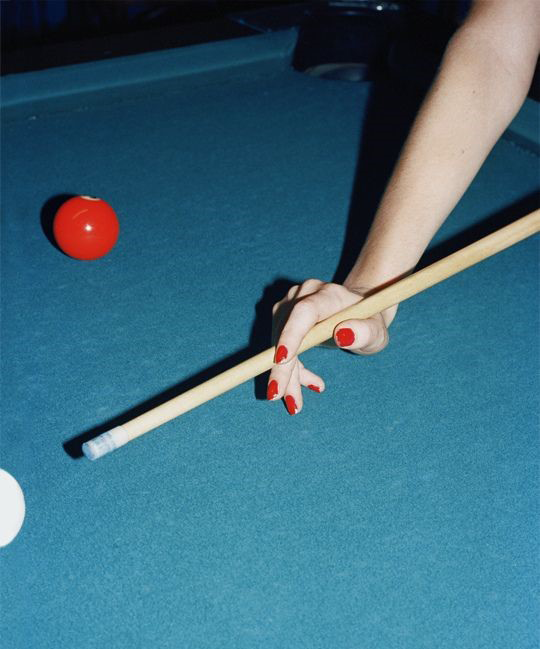
#> input picture material/pic.bmp, 540 x 649 px
$ python -i segment_function.py   (imports and definitions only)
#> lines starting #> are read from the running program, lines starting #| are printed output that depends on the picture; after the words box and inside, x2 and y2 are one past the last pixel; in counts of white or black regions, pixels touching at a corner belong together
import cv2
import numpy as np
from sklearn.mixture import GaussianMixture
from scipy.stats import norm
import matplotlib.pyplot as plt
from time import time
import os
from itertools import combinations
from PIL import Image
from itertools import combinations, permutations
# from shapely.geometry import Polygon, Point

# [6 lines left out: function load_image, not called in this run]

def get_convex_hull(img):
    img = img.copy()

    n, labels, stats, centroids = cv2.connectedComponentsWithStats(img)
    if n == 1:
        img[...] = 0
        pixels = np.array([[0,0]])
        area = 1
    else:
        max_index = stats[1:, cv2.CC_STAT_AREA].argmax() + 1
        img[labels != max_index] = 0
        img[labels == max_index] = 255
        pixels = np.transpose(np.where(labels == max_index))
        area = stats[max_index, cv2.CC_STAT_AREA]

    hull = cv2.convexHull(pixels).reshape(-1, 2)
    hull[:, [0, 1]]= hull[:, [1, 0]]

    return hull, area

def group_hull_vertex(hull, distance_threshold=0):
    '''
    Merge points in hull that are close to each other.
    '''
    vertex = list(hull)
    for i, u in enumerate(vertex):
        for j, v in enumerate(vertex):
            if i == j or u is None or v is None: continue
            if np.linalg.norm(u-v) < distance_threshold:
                vertex[i] = np.maximum(u, v)
                # vertex[i] = (u+v)//2
                vertex[j] = None
    hull = np.array([x for x in vertex if x is not None])

    return hull

def group_hull_edge(hull, angle_threshold=0.75):
    vertex = [hull[0], hull[1]]

    for i, u in enumerate(hull[2:]):
        # cross = np.cross(u-v, v-w) / np.linalg.norm(u-v) / np.linalg.norm(v-w)
        v, w = vertex[-1] - vertex[-2], u - vertex[-1]
        cos = np.dot(v, w) / np.linalg.norm(v) / np.linalg.norm(w)
        if cos > angle_threshold:
            vertex[-1] = u
        else:
            vertex.append(u)

    return np.array(vertex)

def get_candidate_edges(hull, width, height, EDGE_PROXIMITY=10):
    edges = []
    for i, (u, v) in enumerate(zip(hull, np.vstack((hull[1:], hull[:1])))):
            # Ignore hull edges that are near image edges
            if u[0] < EDGE_PROXIMITY and v[0] < EDGE_PROXIMITY: continue
            if u[1] < EDGE_PROXIMITY and v[1] < EDGE_PROXIMITY: continue
            if u[0] > width - EDGE_PROXIMITY and v[0] > width - EDGE_PROXIMITY: continue
            if u[1] > height - EDGE_PROXIMITY and v[1] > height - EDGE_PROXIMITY: continue
            edges.append((u, v))

    return np.array(edges)

# [29 lines left out: functions line_intersection, line_segment_intersection, not called in this run]

def find_corners(edges, width, height, angle_threshold_parallel=0.9, angle_threshold_perpendicular=0.95):
    # Find longest edge
    max_edge = -1
    max_dist = 0
    for i, edge in enumerate(edges):
        dist = np.linalg.norm(edge[1] - edge[0])
        if dist > max_dist:
            max_dist = dist
            max_edge = i

    if max_edge == -1:
        return np.array([[0, 0], [width, 0], [width, height], [0, height]]), \
                -1,-1,-1,-1
    _max_edge = edges[max_edge][1] - edges[max_edge][0]

    # Find longest edge's parallel
    max_edge_parallel = -1
    max_dist_parallel = 0
    for i, edge in enumerate(edges):
        if i == max_edge: continue
        dist = np.linalg.norm(edge[1] - edge[0])
        # Check if parallel
        cos = np.dot(_max_edge, edge[1] - edge[0]) / dist / max_dist
        if abs(cos) < angle_threshold_parallel: continue

        if dist > max_dist_parallel:
            max_dist_parallel = dist
            max_edge_parallel = i

    # Find longest edge's perpendicular1
    max_edge_p1 = -1
    max_dist_p1 = 0
    for i, edge in enumerate(edges):
        if i == max_edge: continue
        if i == max_edge_parallel: continue
        dist = np.linalg.norm(edge[1] - edge[0])
        # Check if not parallel
        cos = np.dot(_max_edge, edge[1] - edge[0]) / dist / max_dist
        if abs(cos) > angle_threshold_perpendicular: continue

        if dist > max_dist_p1:
            max_dist_p1 = dist
            max_edge_p1 = i

    # Find longest edge's perpendicular2
    max_edge_p2 = -1
    max_dist_p2 = 0
    for i, edge in enumerate(edges):
        if i == max_edge: continue
        if i == max_edge_parallel: continue
        if i == max_edge_p1: continue
        dist = np.linalg.norm(edge[1] - edge[0])
        # Check if not parallel
        cos = np.dot(_max_edge, edge[1] - edge[0]) / dist / max_dist
        if abs(cos) > angle_threshold_perpendicular: continue

        if dist > max_dist_p2:
            max_dist_p2 = dist
            max_edge_p2 = i

    if max_edge == -1 or max_edge_parallel == -1 or max_edge_p1 == -1 or max_edge_p2 == -1:
        return np.array([[0, 0], [width, 0], [width, height], [0, height]]), \
                max_edge, max_edge_parallel, max_edge_p1, max_edge_p2

    return np.array([line_intersection(edges[max_edge], edges[max_edge_p1]),
                     line_intersection(edges[max_edge_p1], edges[max_edge_parallel]),
                     line_intersection(edges[max_edge_parallel], edges[max_edge_p2]),
                     line_intersection(edges[max_edge_p2], edges[max_edge]),], dtype=np.int32), \
            max_edge, max_edge_parallel, max_edge_p1, max_edge_p2

# [9 lines left out: function order_points, not called in this run]

def get_color_mask(img_hsv, lower_bound, upper_bound):
    hist = img_hsv[np.where(cv2.inRange(img_hsv[..., 0], lower_bound, upper_bound))]
    X = np.random.choice(hist[..., 1], 1000)

    # Calculate Gaussian Mixture Model
    gm = GaussianMixture(n_components=2, covariance_type='spherical', random_state=42).fit(X.reshape(-1, 1))

    # [12 lines of commented-out code are left out]

    max_index = gm.means_.reshape(-1).argmax()
    gm_lower = gm.means_[max_index, 0] - 3*np.sqrt(gm.covariances_[max_index])
    gm_upper = gm.means_[max_index, 0] + 3*np.sqrt(gm.covariances_[max_index])

    ## GET COLOR MASK

    # Create color segmentation mask
    lower = (lower_bound, gm_lower, 60)
    upper = (upper_bound, gm_upper, 255)
    img_masked = cv2.inRange(img_hsv, lower, upper)

    hull, area = get_convex_hull(img_masked)

    return hull, area, img_masked


def detect_billiards_table(img):
    height, width = img.shape[:2]
    t = time()

    # Blur image
    img_blur = cv2.GaussianBlur(img, (11, 11), 0)


    # Convert to HSV color space and equalize histogram
    img_hsv = cv2.cvtColor(img_blur, cv2.COLOR_BGR2HSV)
    # img_hsv[1] = cv2.equalizeHist(img_hsv[1])
    # img_hsv[2] = cv2.equalizeHist(img_hsv[2])

    hull_blue, area_blue, img_masked = get_color_mask(img_hsv, 80, 130)
    hull_green, area_green, img_masked = get_color_mask(img_hsv, 40, 70)

    # Determine larger hull
    if area_blue > area_green:
        hull = hull_blue
        area = area_blue
    else:
        hull = hull_green
        area = area_green

    distance_threshold = np.sqrt(area) * 0.02
    hull = group_hull_vertex(hull, distance_threshold)

    angle_threshold=0.99
    hull = group_hull_edge(hull, angle_threshold)

    # [6 lines of commented-out code are left out]

    EDGE_PROXIMITY = width * 0.02

    edges = get_candidate_edges(hull, width, height, EDGE_PROXIMITY)

    # img_hull = cv2.polylines(img.copy(), edges, isClosed=False, color=(0,0,255), thickness=2)
    # cv2_imshow(img_hull)

    angle_threshold_parallel = 0.85
    angle_threshold_perpendicular = 0.95

    pts, max_edge, max_edge_parallel, max_edge_p1, max_edge_p2 = find_corners(
        edges, width, height, angle_threshold_parallel, angle_threshold_perpendicular)

    img_hull = img.copy()
    img_hull = cv2.polylines(img_hull, [edges[max_edge]], isClosed=False, color=(0,0,255), thickness=3)
    img_hull = cv2.polylines(img_hull, [edges[max_edge_parallel]], isClosed=False, color=(0,255,0), thickness=3)
    img_hull = cv2.polylines(img_hull, [edges[max_edge_p1]], isClosed=False, color=(0,255,255), thickness=3)
    img_hull = cv2.polylines(img_hull, [edges[max_edge_p2]], isClosed=False, color=(255,0,255), thickness=3)
    # cv2_imshow(img_hull)

    # print(time() - t)

    BORDER_WIDTH = 100
    border_pts = pts + [BORDER_WIDTH, BORDER_WIDTH]
    img = cv2.copyMakeBorder(img, BORDER_WIDTH, BORDER_WIDTH, BORDER_WIDTH, BORDER_WIDTH, cv2.BORDER_CONSTANT)
    img = cv2.polylines(img, [border_pts], isClosed=True, color=(0,0,255), thickness=2)

    return img, img_hull, order_points(pts) / [width, height]


# [8 lines left out: function line_intersection, not called in this run]


def order_points(pts):
    def centeroidpython(data):
        x, y = zip(*data)
        l = len(x)
        return sum(x) / l, sum(y) / l

    centroid_x, centroid_y = centeroidpython(pts)
    xy_sorted = sorted(pts, key = lambda x: np.arctan2((x[1]-centroid_y),(x[0]-centroid_x)))
    return np.array(xy_sorted)

>>> import cv2
>>> picture = cv2.imread('../../material/pic.bmp')
#> picture is the input picture: shape (649, 540, 3); mean B, G, R 126.5, 107.7, 60.6
>>> result = detect_billiards_table(picture)
#> in detect_billiards_table, `img_hsv = cv2.cvtColor(img_blur, cv2.COLOR_BGR2HSV)`: img_hsv: shape (649, 540, 3); mean H, S, V 90.1, 154.6, 132.4
#> in get_color_mask, `X = np.random.choice(hist[..., 1], 1000)`: X = 1000 values, max 219 at index 202, min 5 at index 21, mean 167.5
#> in get_color_mask, `max_index = gm.means_.reshape(-1).argmax()`: max_index = 1
#> in get_color_mask, `gm_lower = gm.means_[max_index, 0] - 3*np.sqrt(gm.covariances_[max_ind..`: gm_lower = 113.9
#> in get_color_mask, `gm_upper = gm.means_[max_index, 0] + 3*np.sqrt(gm.covariances_[max_ind..`: gm_upper = 238.7
#> in get_color_mask, `lower = (lower_bound, gm_lower, 60)`: lower = (80, 113.9, 60)
#> in get_color_mask, `upper = (upper_bound, gm_upper, 255)`: upper = (130, 238.7, 255)
#> in get_color_mask, `img_masked = cv2.inRange(img_hsv, lower, upper)`:
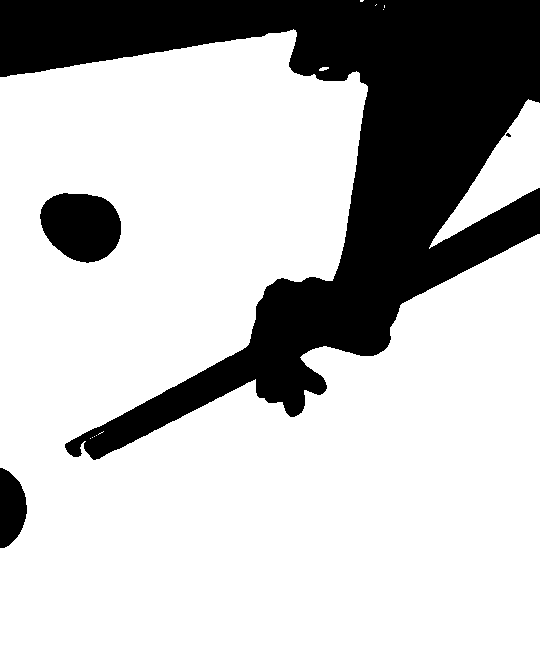
#> img_masked: shape (649, 540); 74.2% white; 4 black regions (1 under 20 px), largest, box (x1, y1, x2, y2) and area: (0, 0, 540, 460) 84260, (40, 193, 121, 263) 4375, (0, 468, 27, 548) 1618
#> in get_convex_hull, `n, labels, stats, centroids = cv2.connectedComponentsWithStats(img)`:
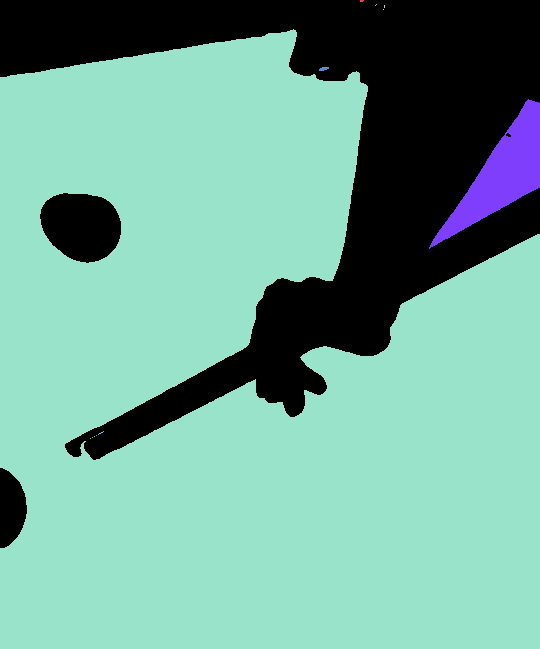
#> labels: shape (649, 540) int32; 13 distinct labels, from 0 to 12; one colour per label, 0 black
#> in get_convex_hull, `n, labels, stats, centroids = cv2.connectedComponentsWithStats(img)`: n = 13; stats = 13 rows, first 6: [0, 0, 540, 548, 90267], [360, 0, 4, 2, 7], [375, 4, 2, 2, 2], [384, 5, 1, 3, 3], [383, 9, 1, 1, 1], [0, 29, 540, 620, 254364]; centroids = 13 rows, first 8: [315.7, 167.6], [361.3, 0.429], [375.5, 4.5], [384, 6], [383, 9], [247.8, 383], [323.3, 68.38], [501.3, 174]
#> in get_convex_hull, `max_index = stats[1:, cv2.CC_STAT_AREA].argmax() + 1`: max_index = 5
#> in get_convex_hull, `img[labels != max_index] = 0`:
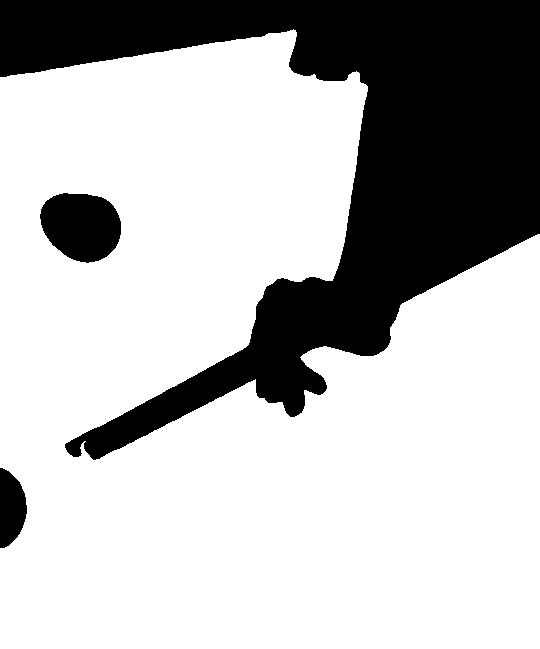
#> img: shape (649, 540); 72.6% white; 3 black regions, box (x1, y1, x2, y2) and area: (0, 0, 540, 460) 90103, (40, 193, 121, 263) 4375, (0, 468, 27, 548) 1618
#> in get_convex_hull, `pixels = np.transpose(np.where(labels == max_index))`: pixels = 254364 pairs, first value 29 to 648, second value 0 to 539
#> in get_convex_hull, `area = stats[max_index, cv2.CC_STAT_AREA]`: area = 254364
#> in get_convex_hull, `hull = cv2.convexHull(pixels).reshape(-1, 2)`: hull = [[648, 539], [234, 539], [72, 358], [30, 295], [29, 293], [33, 268], [75, 10], [77, 0], [648, 0]]
#> in get_color_mask, `hull, area = get_convex_hull(img_masked)`: hull = [[539, 648], [539, 234], [358, 72], [295, 30], [293, 29], [268, 33], [10, 75], [0, 77], [0, 648]]; area = 254364
#> in detect_billiards_table, `hull_blue, area_blue, img_masked = get_color_mask(img_hsv, 80, 130)`: hull_blue has the same summary as hull in get_color_mask
#> call 2 of get_color_mask, with lower_bound = 40, upper_bound = 70
#> in get_color_mask (call 2), `hist = img_hsv[np.where(cv2.inRange(img_hsv[..., 0], lower_bound, uppe..`: hist = 612 rows, first 8: [60, 32, 8], [60, 32, 8], [60, 32, 8], [60, 32, 8], [60, 32, 8], [60, 32, 8], [60, 32, 8], [60, 6, 44]
#> in get_color_mask (call 2), `X = np.random.choice(hist[..., 1], 1000)`: X = 1000 values, max 61 at index 872, min 1 at index 13, mean 20.07
#> in get_color_mask (call 2), `gm_lower = gm.means_[max_index, 0] - 3*np.sqrt(gm.covariances_[max_ind..`: gm_lower = -2.49
#> in get_color_mask (call 2), `gm_upper = gm.means_[max_index, 0] + 3*np.sqrt(gm.covariances_[max_ind..`: gm_upper = 54.53
#> in get_color_mask (call 2), `lower = (lower_bound, gm_lower, 60)`: lower = (40, -2.49, 60)
#> in get_color_mask (call 2), `upper = (upper_bound, gm_upper, 255)`: upper = (70, 54.53, 255)
#> in get_color_mask (call 2), `img_masked = cv2.inRange(img_hsv, lower, upper)`:
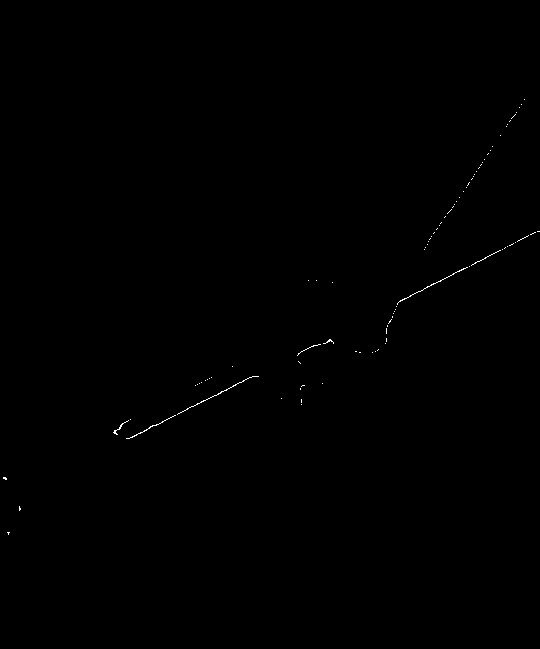
#> img_masked: shape (649, 540); 0.15% white in thin lines or dots, all inside (x1, y1, x2, y2) = (3, 99, 540, 535)
#> in get_convex_hull (call 2), `n, labels, stats, centroids = cv2.connectedComponentsWithStats(img)`: labels: shape (649, 540) int32; 94 distinct labels, from 0 to 93
#> in get_convex_hull (call 2), `n, labels, stats, centroids = cv2.connectedComponentsWithStats(img)`: n = 94; stats = 94 rows, first 6: [0, 0, 540, 649, 349937], [524, 99, 1, 1, 1], [521, 104, 1, 1, 1], [519, 107, 1, 1, 1], [516, 112, 1, 1, 1], [511, 114, 5, 5, 5]; centroids = 94 pairs, first value 4.56 to 538, second value 99 to 532.6
#> in get_convex_hull (call 2), `max_index = stats[1:, cv2.CC_STAT_AREA].argmax() + 1`: max_index = 74
#> in get_convex_hull (call 2), `img[labels != max_index] = 0`:
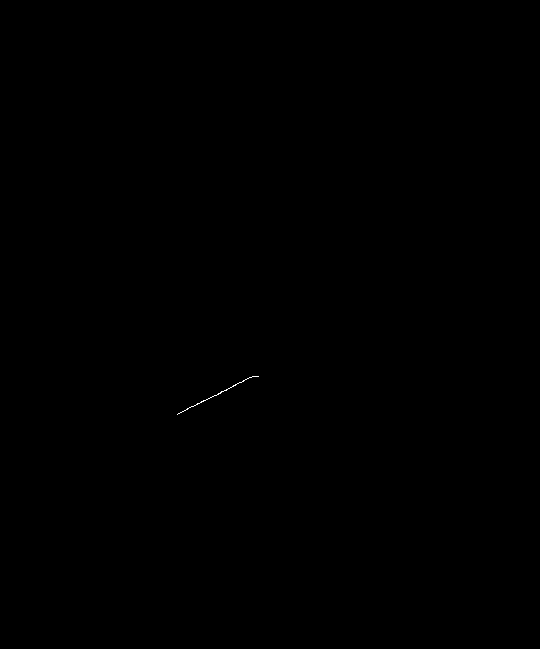
#> img: shape (649, 540); 0.03% white in thin lines or dots, all inside (x1, y1, x2, y2) = (177, 376, 259, 415)
#> in get_convex_hull (call 2), `pixels = np.transpose(np.where(labels == max_index))`: pixels = 93 pairs, first value 376 to 414, second value 177 to 258
#> in get_convex_hull (call 2), `area = stats[max_index, cv2.CC_STAT_AREA]`: area = 93
#> in get_convex_hull (call 2), `hull = cv2.convexHull(pixels).reshape(-1, 2)`: hull = [[414, 177], [376, 258], [376, 252], [377, 249], [408, 187], [413, 178]]
#> in get_color_mask (call 2), `hull, area = get_convex_hull(img_masked)`: hull = [[177, 414], [258, 376], [252, 376], [249, 377], [187, 408], [178, 413]]; area = 93
#> in detect_billiards_table, `hull_green, area_green, img_masked = get_color_mask(img_hsv, 40, 70)`: hull_green has the same summary as hull in get_color_mask
#> in detect_billiards_table, `hull = hull_blue`: hull = [[539, 648], [539, 234], [358, 72], [295, 30], [293, 29], [268, 33], [10, 75], [0, 77], [0, 648]]
#> in detect_billiards_table, `area = area_blue`: area = 254364
#> in detect_billiards_table, `distance_threshold = np.sqrt(area) * 0.02`: distance_threshold = 10.09
#> in group_hull_vertex, `vertex = list(hull)`: vertex has the same summary as hull in detect_billiards_table
#> the loop in group_hull_vertex, `for i, u in enumerate(vertex):` made 9 passes
#> after the loop in group_hull_vertex, `for i, u in enumerate(vertex):`: vertex = 9 items
#> in group_hull_vertex, `hull = np.array([x for x in vertex if x is not None])`: hull = [[539, 648], [539, 234], [358, 72], [295, 30], [268, 33], [10, 75], [0, 77], [0, 648]]
#> in group_hull_edge, `vertex = [hull[0], hull[1]]`: vertex = [[539, 648], [539, 234]]
#> the loop in group_hull_edge, `for i, u in enumerate(hull[2:]):` made 6 passes
#> (u, v, w, cos) on passes 1 to 6: ([358, 72], [0, -414], [-181, -162], 0.667), ([295, 30], [-181, -162], [-63, -42], 0.99), ([268, 33], [-63, -42], [-27, 3], 0.766), ([10, 75], [-27, 3], [-258, 42], 0.999), ([0, 77], [-285, 45], [-10, 2], 0.999), ([0, 648], [-295, 47], [0, 571], 0.157)
#> after the loop in group_hull_edge, `for i, u in enumerate(hull[2:]):`: vertex = [[539, 648], [539, 234], [358, 72], [295, 30], [0, 77], [0, 648]]
#> in detect_billiards_table, `hull = group_hull_edge(hull, angle_threshold)`: hull has the same summary as vertex in group_hull_edge
#> the loop in get_candidate_edges, `for i, (u, v) in enumerate(zip(hull, np.vstack((hull[1:], hull[:1])))):` made 6 passes
#> (u, v) on passes 1 to 6: ([539, 648], [539, 234]), ([539, 234], [358, 72]), ([358, 72], [295, 30]), ([295, 30], [0, 77]), ([0, 77], [0, 648]), ([0, 648], [539, 648])
#> after the loop in get_candidate_edges, `for i, (u, v) in enumerate(zip(hull, np.vstack((hull[1:], hull[:1])))):`: edges = [([539, 234], [358, 72]), ([358, 72], [295, 30]), ([295, 30], [0, 77])]
#> the loop in find_corners, `for i, edge in enumerate(edges):` made 3 passes
#> (edge, dist, max_dist, max_edge) on passes 1, 3: ([[539, 234], [358, 72]], 242.9, 242.9, 0), ([[295, 30], [0, 77]], 298.7, 298.7, 2)
#> (edge, dist) on pass 2: ([[358, 72], [295, 30]], 75.72)
#> after the loop in find_corners, `for i, edge in enumerate(edges):`: max_dist = 298.7; max_edge = 2
#> the loop in find_corners, `for i, edge in enumerate(edges):` made 3 passes
#> (edge, dist, cos) on passes 1 to 2: ([[539, 234], [358, 72]], 242.9, 0.631), ([[358, 72], [295, 30]], 75.72, 0.734)
#> after the loop in find_corners, `for i, edge in enumerate(edges):`: max_dist_parallel = 0; max_edge_parallel = -1
#> the loop in find_corners, `for i, edge in enumerate(edges):` made 3 passes
#> (edge, dist, cos, max_dist_p1, max_edge_p1) on pass 1: ([[539, 234], [358, 72]], 242.9, 0.631, 242.9, 0)
#> after the loop in find_corners, `for i, edge in enumerate(edges):`: max_dist_p1 = 242.9; max_edge_p1 = 0
#> the loop in find_corners, `for i, edge in enumerate(edges):` made 3 passes
#> (edge, dist, cos, max_dist_p2, max_edge_p2) on pass 2: ([[358, 72], [295, 30]], 75.72, 0.734, 75.72, 1)
#> after the loop in find_corners, `for i, edge in enumerate(edges):`: max_dist_p2 = 75.72; max_edge_p2 = 1
#> in detect_billiards_table, `pts, max_edge, max_edge_parallel, max_edge_p1, max_edge_p2 = find_corn..`: pts = [[0, 0], [540, 0], [540, 649], [0, 649]]; max_edge = 2; max_edge_parallel = -1; max_edge_p1 = 0; max_edge_p2 = 1
#> in detect_billiards_table, `img_hull = cv2.polylines(img_hull, [edges[max_edge_p2]], isClosed=Fals..`:
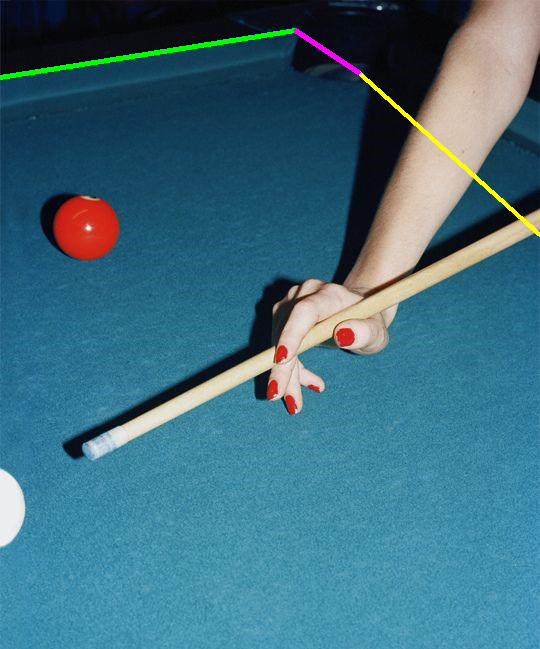
#> img_hull: shape (649, 540, 3); mean B, G, R 126.3, 109.1, 61.3
#> in detect_billiards_table, `border_pts = pts + [BORDER_WIDTH, BORDER_WIDTH]`: border_pts = [[100, 100], [640, 100], [640, 749], [100, 749]]
#> in detect_billiards_table, `img = cv2.polylines(img, [border_pts], isClosed=True, color=(0,0,255),..`:
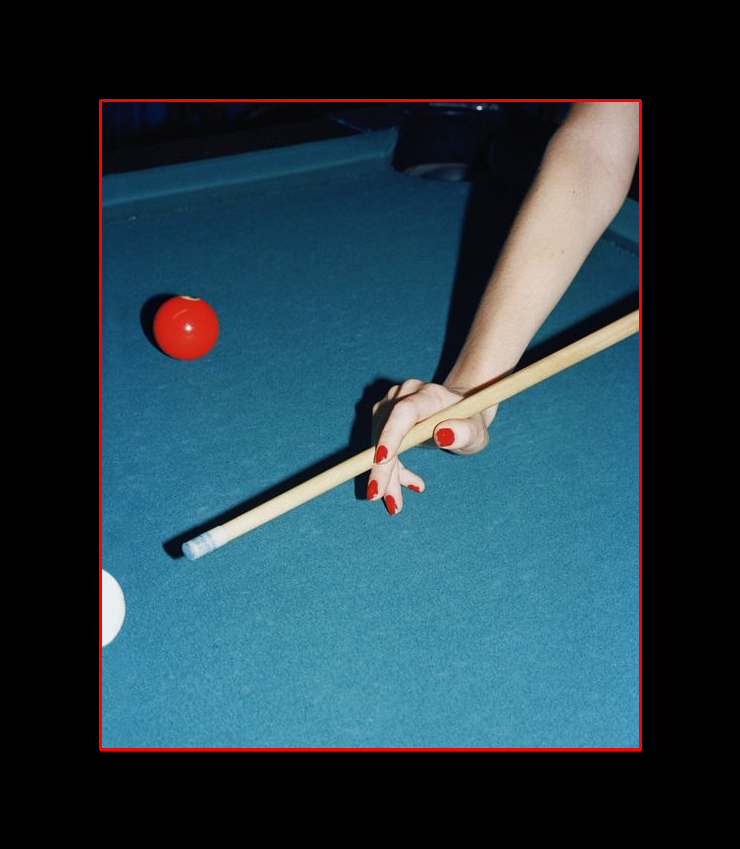
#> img: shape (849, 740, 3); mean B, G, R 69.9, 59.6, 36.4
#> in centeroidpython, `x, y = zip(*data)`: x = (0, 540, 540, 0); y = (0, 0, 649, 649)
#> in centeroidpython, `l = len(x)`: l = 4
#> in order_points, `centroid_x, centroid_y = centeroidpython(pts)`: centroid_x = 270; centroid_y = 324.5
#> in order_points, `xy_sorted = sorted(pts, key = lambda x: np.arctan2((x[1]-centroid_y),(..`: xy_sorted = [[0, 0], [540, 0], [540, 649], [0, 649]]
